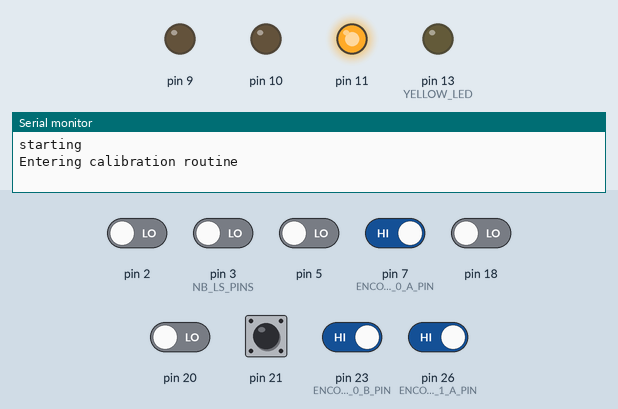
Bench run of a sketch on a simulated Arduino Mega 2560, built with avr-gcc and run on an emulated ATmega2560. On the bench: output pins drawn as LEDs (lit = HIGH), the last lines printed to the serial monitor. The test bench sets the inputs (shaded band); at power-on: pin 7 (ENCODER_0_A_PIN), pin 23 (ENCODER_0_B_PIN), pin 26 (ENCODER_1_A_PIN) HIGH, pin 2, pin 3 (NB_LS_PINS), pin 5, pin 18, pin 20, pin 21 LOW.

Above: at 6.2 s.
6.3 s: pin 2 driven HIGH and pin 18 driven HIGH
9.3 s: pin 18 driven LOW
At 10.4 s:
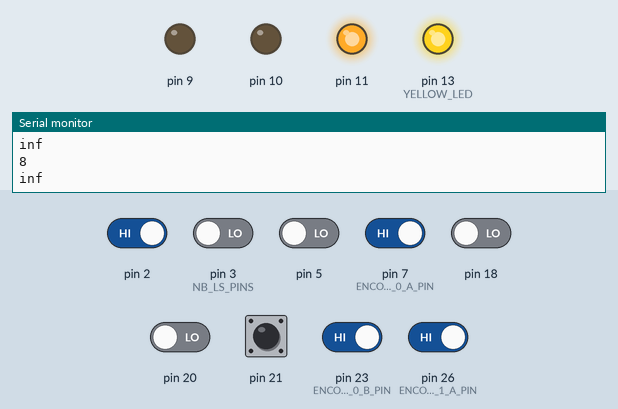
12.0 s: pin 20 driven HIGH
15.0 s: pin 21 pulled HIGH for 1 s
17.6 s: pin 20 driven LOW
At 18.2 s:
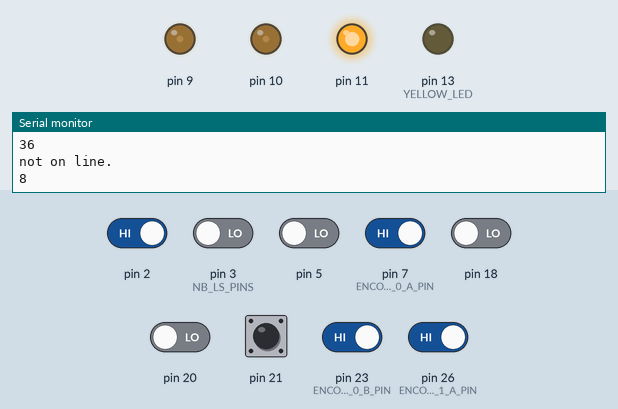
19.2 s: pin 21 pulled HIGH for 0.15 s
At 21.1 s:
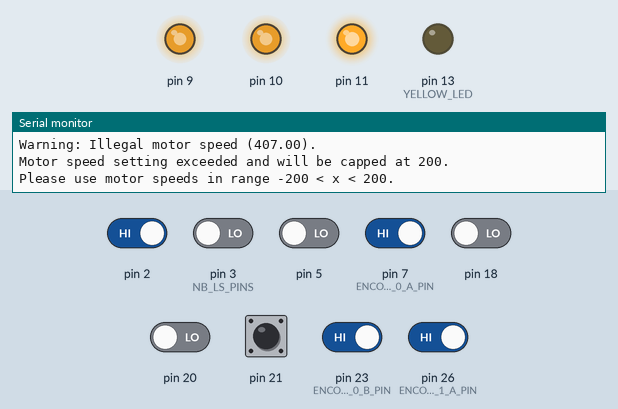
At 24.06 s:
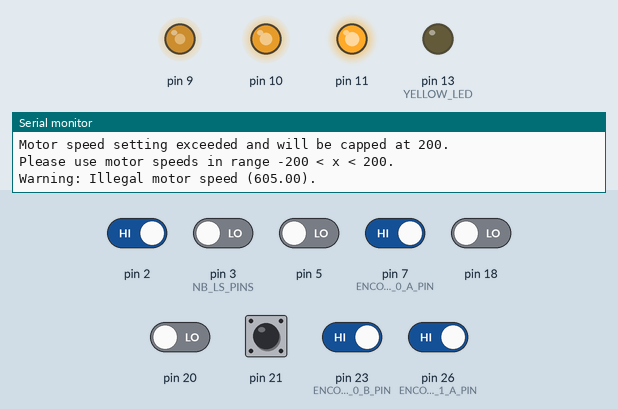
Timing chart, 0 to 25.7 s (numbered marks = the images above; inputs shaded):
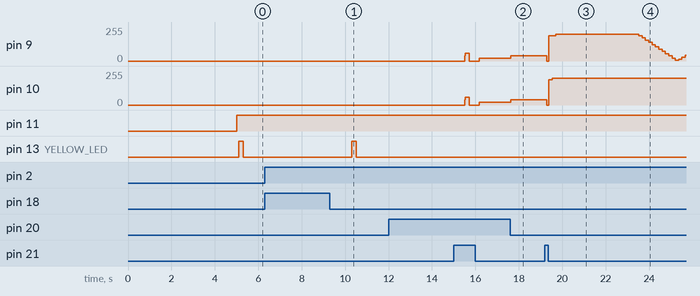

Measured:
- after the input at 6.3 s, every drawn part: stays the same
- after the input at 12.0 s, every drawn part: stays the same
- after the input at 17.6 s, pin 9, pin 10: 20/255 → 40/255 at once
- after the input at 19.2 s, pin 9: 40/255 → 0/255 after 0.10 s, → 189/255 0.09 s later, → 200/255 0.31 s later, → 191/255 3.8 s later, … (9 changes in this stretch); pin 10: 40/255 → 0/255 after 0.10 s, → 189/255 0.09 s later, → 200/255 0.15 s later

The sketch:

final_code.ino
```cpp
#include "encoders.h"
#include "motors.h"
#include "pid.h"
#include "kinematics.h"
#include "linesensor.h"
#include "globals.h"

unsigned long rotation_start;
unsigned long rotation_ts;
int desired_mm;
int start_x;
int start_y;

void setup() {
  Serial.begin(9600);
  delay(5000);
  Serial.println("starting");

}

void loop() {

  current_ts = millis();

  long pid_check = current_ts - pid_ts;

  update_kinematics();

  switch(state) {
    case INITIALISATION:
      initialise_robot();
      break;

    case SEARCHING:
      left_drive = 40;
      right_drive = 40;
      motors.setMotorPower("left", left_drive);
      motors.setMotorPower("right", right_drive);
      break;

    case FOLLOWING:
      follow_line();
      break;

    case LINE_END:
      break;

    case CONTROLLED_ROTATING:
      if(pid_check > PID_UPDATE) {
        controlled_rotate(pid_check);
        pid_ts = millis();
      }
      break;

    case CONTROLLED_DRIVING:
      if(pid_check > PID_UPDATE) {
        controlled_drive(pid_check);
        pid_ts = millis();
      }
      break;

    case FINISHED:
      left_drive = 0;
      right_drive = 0;
      motors.setMotorPower("left", left_drive);
      motors.setMotorPower("right", right_drive);
      break;

    case S_ERROR:
      break;
  }

  update_state();

}

void update_state() {

  switch(state) {
    case INITIALISATION:
      if(robot_initialised) {
        state = SEARCHING;
      }
      break;

    case SEARCHING:
      if(on_line()) {
        left_drive = 0;
        right_drive = 0;
        motors.setMotorPower("left", left_drive);
        motors.setMotorPower("right", right_drive);
        if(not traversing_break) {
          rotate_right();
        } else {
          break_traversed = true;
        }
        state = FOLLOWING;
      }
      break;

    case FOLLOWING:
      if(not on_line()) {
        if(not break_traversed) {
          state = SEARCHING;
          traversing_break = true;
        } else {
        state = LINE_END;
        }
      }
      break;

    case LINE_END:
      heading_demand = atan2(-1*robot_kinematics.y, -1*robot_kinematics.x);
      state = CONTROLLED_ROTATING;
      rotation_start = millis();
      break;

    case CONTROLLED_ROTATING:

      if(millis() - rotation_start > 1000) {

        desired_mm = sqrt(sq(robot_kinematics.x) + sq(robot_kinematics.y));
        start_x = robot_kinematics.x;
        start_y = robot_kinematics.y;

        state = CONTROLLED_DRIVING;
        left_demand = 2400;
        right_demand = 2400;
      }
      break;

    case CONTROLLED_DRIVING:
      if (sqrt(sq(robot_kinematics.x - start_x) + sq(robot_kinematics.y - start_y)) > desired_mm) {

        state = FINISHED;
      }
      break;

    case FINISHED:
      break;

    case S_ERROR:
      break;
  }
}

void initialise_robot() {
  left_controller.initialise(0.002, 0.001, 0.05);
  right_controller.initialise(0.002, 0.001, 0.05);
  heading_controller.initialise(50.0, 10.0, 1000.0);
  motors.initialise();
  setupEncoderRight();
  setupEncoderLeft();
  last_e_right = count_e_right;
  last_e_left = count_e_left;
  line_sensors.initialise();
  calibrate_sensors();
  robot_initialised = true;

  pid_ts = millis();
  large_timer_start = millis();
}

bool on_line() {

  line_sensors.readAllSensors(ls_read_times);
  Serial.println(ls_read_times[0]);
  Serial.println(ls_read_times[1]);
  Serial.println(ls_read_times[2]);

  if (ls_read_times[0] > DN2_THRESHOLD || ls_read_times[1] > DN3_THRESHOLD || ls_read_times[2] > DN4_THRESHOLD) {
    Serial.println("on line!");
    return true;
  } else {
    Serial.println("not on line.");
    return false;
  }
}

void rotate_right() {
  left_drive = 60;
  right_drive = 60;
  motors.setMotorPower("left", left_drive);
  motors.setMotorPower("right", right_drive);
  delay(120);
  left_drive = 60;
  right_drive = -60;
  motors.setMotorPower("left", left_drive);
  motors.setMotorPower("right", right_drive);
  while(not on_line()) {
    delay(5);
  }
  delay(50);
  left_drive = 0;
  right_drive = 0;
  motors.setMotorPower("left", left_drive);
  motors.setMotorPower("right", right_drive);

}

void follow_line() {

  line_sensors.readAllSensors(ls_read_times);
  // line_sensors.applyCalibration(ls_read_times);

  float e_line;
  e_line = line_sensors.calculateLineError(ls_read_times);

  line_sensors.applyCalibration(ls_read_times, calibrated_read_times);
  for (int i = 0; i < NB_LS_PINS; i ++) {
    Serial.println(calibrated_read_times[i], 5);
    calibrated_read_times[i] = max(abs(calibrated_read_times[i]), 0.0001);
  }
  e_line = line_sensors.calculateUnweightedFloatLineError(calibrated_read_times);

  float turn_pwm;
  turn_pwm = e_line * K_P_TURN;

  float drive_pwm;
  drive_pwm = (1 - abs(e_line)) * K_P_DRIVE;

  left_drive = drive_pwm - turn_pwm;
  right_drive = drive_pwm + turn_pwm;

  motors.setMotorPower("left", left_drive);
  motors.setMotorPower("right", right_drive);

}

void controlled_rotate(long pid_check) {

  float current_theta = robot_kinematics.theta;

  float rotational_component = heading_controller.update(heading_demand, current_theta, pid_check);

  right_drive = rotational_component;
  left_drive = -1*rotational_component;

  motors.setMotorPower("left", left_drive);
  motors.setMotorPower("right", right_drive);
}

void controlled_drive(long pid_check) {

  last_v_left = calculate_left_wheel_velocity(pid_check, last_v_left);
  left_drive += left_controller.update(left_demand, last_v_left, pid_check);

  last_v_right = calculate_right_wheel_velocity(pid_check, last_v_right);
  right_drive += right_controller.update(right_demand, last_v_right, pid_check);

  motors.setMotorPower("left", left_drive);
  motors.setMotorPower("right", right_drive);
}

void calibrate_sensors() {

  Serial.println("Entering calibration routine");

  unsigned long white_read_times[NB_LS_PINS];
  unsigned long black_read_times[NB_LS_PINS];

  pinMode(!BUTTON_B, INPUT);
  pinMode(YELLOW_LED, OUTPUT);

  line_sensors.readAllSensors(white_read_times);

  digitalWrite(YELLOW_LED, HIGH);
  delay(200);
  digitalWrite(YELLOW_LED, LOW);

  delay(5000);

  line_sensors.readAllSensors(black_read_times);

  for(int i = 0; i < NB_LS_PINS; i++) {

    ls_offsets[i] = white_read_times[i];
    ls_scales[i] = 1.0/(black_read_times[i] - white_read_times[i]);
    Serial.println(white_read_times[i]);
    Serial.println(black_read_times[i]);
    Serial.println(ls_offsets[i]);
    Serial.println(ls_scales[i], 5);
  }

  line_sensors.setCalibration(ls_offsets, ls_scales);

  Serial.println(line_sensors.offsets[0]);
  Serial.println(line_sensors.scales[0], 4);

  digitalWrite(YELLOW_LED, HIGH);
  delay(200);
  digitalWrite(YELLOW_LED, LOW);

  delay(5000);
}

float calculate_left_wheel_velocity(unsigned long ts, float left_last_value) {

  long instantaneous_e_left = count_e_left;
  long delta_e_left = instantaneous_e_left - last_e_left;
  float alpha = 0.2;
  last_e_left = instantaneous_e_left;

  left_rotational_velocity = (1 - alpha) * ((float)delta_e_left / ((float)ts/1000)) + alpha * left_last_value;

  // Serial.println(left_rotational_velocity, 4);
  return left_rotational_velocity;
}

float calculate_right_wheel_velocity(unsigned long ts, float right_last_value) {

  long instantaneous_e_right = count_e_right;
  long delta_e_right = instantaneous_e_right - last_e_right;
  float alpha = 0.2;
  last_e_right = instantaneous_e_right;

  right_rotational_velocity = (1 - alpha) * ((float)delta_e_right / ((float)ts/1000)) + alpha * right_last_value;

  // Serial.println(left_rotational_velocity, 4);
  return right_rotational_velocity;
}

void update_kinematics() {

    long instantaneous_e_right = count_e_right;
    long instantaneous_e_left = count_e_left;
    long delta_e_right = instantaneous_e_right - last_e_right;
    long delta_e_left = instantaneous_e_left - last_e_left;
    last_e_right = instantaneous_e_right;
    last_e_left = instantaneous_e_left;

    robot_kinematics.update(delta_e_right, delta_e_left);
}
```

encoders.h
```cpp
#ifndef _ENCODERS_H
#define _ENCODERS_H

#define ENCODER_0_A_PIN  7
#define ENCODER_0_B_PIN  23
#define ENCODER_1_A_PIN  26
//#define ENCODER_1_B_PIN Non-standard pin!


// Volatile Global variables used by Encoder ISR.
volatile long count_e_right; // used by encoder to count the rotation
volatile byte state_e0;
volatile long count_e_left;
volatile byte state_e1;


// This ISR handles just Encoder 1
// ISR to read the Encoder1 Channel A and B pins
// and then look up based on  transition what kind of
// rotation must have occured.
ISR( INT6_vect ) {
  // We know that the ISR is only called when a pin changes.
  // We also know only 1 pin can change at a time.
  // The XOR(AB) signal change from "Channel A" triggers ISR.

  // First, Read in the new state of the encoder pins.
  // Standard pins, so standard read functions.
  boolean e0_B = digitalRead( ENCODER_0_B_PIN ); // normal B state
  boolean e0_A = digitalRead( ENCODER_0_A_PIN ); // XOR(AB)

  // Software XOR (^) logically infers
  // the true value of A given the state of B
  e0_A = e0_A ^ e0_B;

  // Shift our (new) current readings into bit positions
  // 2 and 3 in the state variable (current state)
  // State: (bit3)  (bit2)  (bit1)   (bit0)
  // State:  new B   new A   old B   old A
    state_e0 = state_e0 | ( e0_B  << 3 );
    state_e0 = state_e0 | ( e0_A  << 2 );

    // Handle which transition we have registered.
    // Complete this if statement as necessary.
    // Refer to the labsheet.

    if( state_e0 == 1 ) {
		count_e_right -= 1;
    } else if( state_e0 == 2 ) {
		count_e_right += 1;
    } else if( state_e0 == 4 ) {
		count_e_right += 1;
	} else if( state_e0 == 7 ) {
		count_e_right -= 1;
	} else if( state_e0 == 8 ) {
		count_e_right -= 1;
	} else if( state_e0 == 11) {
		count_e_right += 1;
	} else if( state_e0 == 13) {
		count_e_right += 1;
	} else if( state_e0 == 14) {
		count_e_right -= 1;
	} else {
		// invalid state
		count_e_right += 0;
	}

    // Shift the current readings (bits 3 and 2) down
    // into position 1 and 0 (to become prior readings)
    // This bumps bits 1 and 0 off to the right, "deleting"
    // them for the next ISR call.
    state_e0 = state_e0 >> 2;

}


// This ISR handles just Encoder 0
// ISR to read the Encoder0 Channel A and B pins
// and then look up based on  transition what kind of
// rotation must have occured.


ISR( PCINT0_vect ) {

    // First, Read in the new state of the encoder pins.

    // Mask for a specific pin from the port.
    // Non-standard pin, so we access the register
    // directly.
    // Reading just PINE would give us a number
    // composed of all 8 bits.  We want only bit 2.
    // B00000100 masks out all but bit 2
    // It is more portable to use the PINE2 keyword.
    boolean e1_B = PINE & (1<<PINE2);
    //boolean e1_B = PINE & B00000100;  // Does same as above.

    // Standard read from the other pin.
    boolean e1_A = digitalRead( ENCODER_1_A_PIN ); // 26 the same as A8


    e1_A = e1_A ^ e1_B;

    // Create a bitwise representation of our states
    // We do this by shifting the boolean value up by
    // the appropriate number of bits, as per our table
    // header:
    //
    // State :  (bit3)  (bit2)  (bit1)  (bit0)
    // State :  New A,  New B,  Old A,  Old B.
    state_e1 = state_e1 | ( e1_B  << 3 );
    state_e1 = state_e1 | ( e1_A  << 2 );


    // Handle which transition we have registered.
    // Complete this if statement as necessary.
    // Refer to the labsheet.
    if( state_e1 == 1 ) {
		count_e_left -= 1;
    } else if( state_e1 == 2 ) {
		count_e_left += 1;
    } else if( state_e1 == 4 ) {
		count_e_left += 1;
	} else if( state_e1 == 7 ) {
		count_e_left -= 1;
	} else if( state_e1 == 8 ) {
		count_e_left -= 1;
	} else if( state_e1 == 11) {
		count_e_left += 1;
	} else if( state_e1 == 13) {
		count_e_left += 1;
	} else if( state_e1 == 14) {
		count_e_left -= 1;
	} else {
		// invalid state
		count_e_left += 0;
	}
    // Shift the current readings (bits 3 and 2) down
    // into position 1 and 0 (to become prior readings)
    // This bumps bits 1 and 0 off to the right, "deleting"
    // them for the next ISR call.
    state_e1 = state_e1 >> 2;
}


/*
   This setup routine enables interrupts for
   encoder1.  The interrupt is automatically
   triggered when one of the encoder pin changes.
   This is really convenient!  It means we don't
   have to check the encoder manually.
*/
void setupEncoderRight()
{
    count_e_right = 0;

    // Setup pins for right encoder
    pinMode( ENCODER_0_A_PIN, INPUT );
    pinMode( ENCODER_0_B_PIN, INPUT );

    // initialise the recorded state of e0 encoder.
    state_e0 = 0;

    // Get initial state of encoder pins A + B
    boolean e0_A = digitalRead( ENCODER_0_A_PIN );
    boolean e0_B = digitalRead( ENCODER_0_B_PIN );
    e0_A = e0_A ^ e0_B;

    // Shift values into correct place in state.
    // Bits 1 and 0  are prior states.
    state_e0 = state_e0 | ( e0_B << 1 );
    state_e0 = state_e0 | ( e0_B << 0 );


    // Now to set up PE6 as an external interupt (INT6), which means it can
    // have its own dedicated ISR vector INT6_vector

    // Page 90, 11.1.3 External Interrupt Mask Register – EIMSK
    // Disable external interrupts for INT6 first
    // Set INT6 bit low, preserve other bits
    EIMSK = EIMSK & ~(1<<INT6);
    //EIMSK = EIMSK & B1011111; // Same as above.

    // Page 89, 11.1.2 External Interrupt Control Register B – EICRB
    // Used to set up INT6 interrupt
    EICRB |= ( 1 << ISC60 );  // using header file names, push 1 to bit ISC60
    //EICRB |= B00010000; // does same as above

    // Page 90, 11.1.4 External Interrupt Flag Register – EIFR
    // Setting a 1 in bit 6 (INTF6) clears the interrupt flag.
    EIFR |= ( 1 << INTF6 );
    //EIFR |= B01000000;  // same as above

    // Now that we have set INT6 interrupt up, we can enable
    // the interrupt to happen
    // Page 90, 11.1.3 External Interrupt Mask Register – EIMSK
    // Disable external interrupts for INT6 first
    // Set INT6 bit high, preserve other bits
    EIMSK |= ( 1 << INT6 );
    //EIMSK |= B01000000; // Same as above

}

void setupEncoderLeft()
{

    count_e_left = 0;

    // Setting up left encoder:
    // The Romi board uses the pin PE2 (port E, pin 2) which is
    // very unconventional.  It doesn't have a standard
    // arduino alias (like d6, or a5, for example).
    // We set it up here with direct register access
    // Writing a 0 to a DDR sets as input
    // DDRE = Data Direction Register (Port)E
    // We want pin PE2, which means bit 2 (counting from 0)
    // PE Register bits [ 7  6  5  4  3  2  1  0 ]
    // Binary mask      [ 1  1  1  1  1  0  1  1 ]
    //
    // By performing an & here, the 0 sets low, all 1's preserve
    // any previous state.
    DDRE = DDRE & ~(1<<DDE6);
    //DDRE = DDRE & B11111011; // Same as above.

    // We need to enable the pull up resistor for the pin
    // To do this, once a pin is set to input (as above)
    // You write a 1 to the bit in the output register
    PORTE = PORTE | (1 << PORTE2 );
    //PORTE = PORTE | 0B00000100;

    // Encoder0 uses conventional pin 26
    pinMode( ENCODER_1_A_PIN, INPUT );
    digitalWrite( ENCODER_1_A_PIN, HIGH ); // Encoder 1 xor

    // initialise the recorded state of e1 encoder.
    state_e1 = 0;

    // Get initial state of encoder.
    boolean e1_B = PINE & (1<<PINE2);
    //boolean e1_B = PINE & B00000100;  // Does same as above.

    // Standard read from the other pin.
    boolean e1_A = digitalRead( ENCODER_1_A_PIN ); // 26 the same as A8

    // Some clever electronics combines the
    // signals and this XOR restores the
    // true value.
    e1_A = e1_A ^ e1_B;


    // Enable pin-change interrupt on A8 (PB4) for encoder0, and disable other
    // pin-change interrupts.
    // Note, this register will normally create an interrupt a change to any pins
    // on the port, but we use PCMSK0 to set it only for PCINT4 which is A8 (PB4)
    // When we set these registers, the compiler will now look for a routine called
    // ISR( PCINT0_vect ) when it detects a change on the pin.  PCINT0 seems like a
    // mismatch to PCINT4, however there is only the one vector servicing a change
    // to all PCINT0->7 pins.
    // See Manual 11.1.5 Pin Change Interrupt Control Register - PCICR

    // Page 91, 11.1.5, Pin Change Interrupt Control Register
    // Disable interrupt first
    PCICR = PCICR & ~( 1 << PCIE0 );
    // PCICR &= B11111110;  // Same as above

    // 11.1.7 Pin Change Mask Register 0 – PCMSK0
    PCMSK0 |= (1 << PCINT4);

    // Page 91, 11.1.6 Pin Change Interrupt Flag Register – PCIFR
    PCIFR |= (1 << PCIF0);  // Clear its interrupt flag by writing a 1.

    // Enable
    PCICR |= (1 << PCIE0);
}

#endif
```

globals.h
```cpp
#define BUTTON_B 30
#define YELLOW_LED 13

#define PID_UPDATE 10
#define LS_UPDATE 20

Motor_c motors;
lineSensors_c line_sensors;
Kinematics_c robot_kinematics;
PID_c left_controller;
PID_c right_controller;
PID_c heading_controller;

float left_rotational_velocity = 0;
float right_rotational_velocity = 0;

long last_e_left;
long last_e_right;
float last_v_left = 0;
float last_v_right = 0;

unsigned long current_ts;
unsigned long kinematics_ts;
unsigned long pid_ts;
unsigned long elapsed_t;

unsigned long large_timer;
unsigned long large_timer_start;

float heading_demand = 0;
float left_demand = 0;
float right_demand = 0;

bool robot_initialised = false;
bool traversing_break = false;
bool break_traversed = false;

unsigned long ls_read_times[NB_LS_PINS];
float calibrated_read_times[NB_LS_PINS];
unsigned long ls_offsets[NB_LS_PINS];
float ls_scales[NB_LS_PINS];

int left_drive = 0;
int right_drive = 0;

enum state_enum {
  INITIALISATION,
  SEARCHING,
  FOLLOWING,
  LINE_END,
  CONTROLLED_ROTATING,
  CONTROLLED_DRIVING,
  FINISHED,
  S_ERROR
};

state_enum state;
```

Source omitted: kinematics.h (840 bytes), linesensor.h (3219 bytes), motors.h (1269 bytes), pid.h (1257 bytes)
